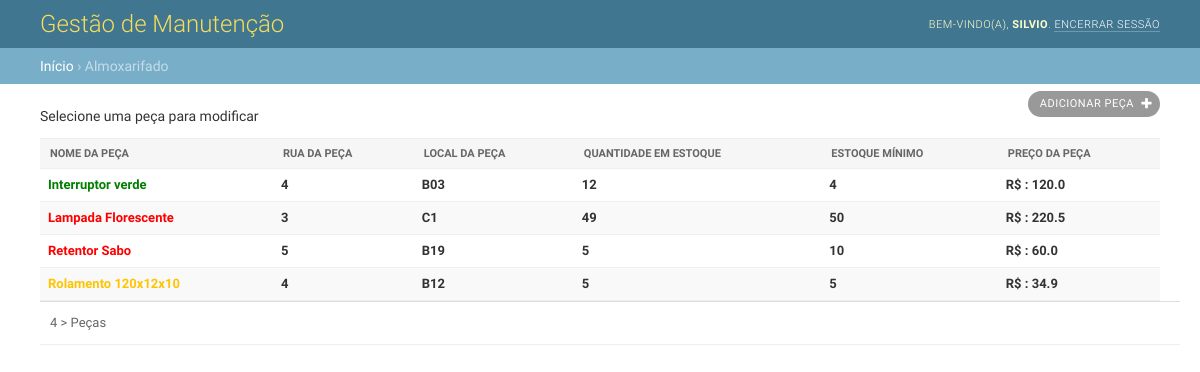
The page /almoxarifado (signed in) on the database as committed earlier.
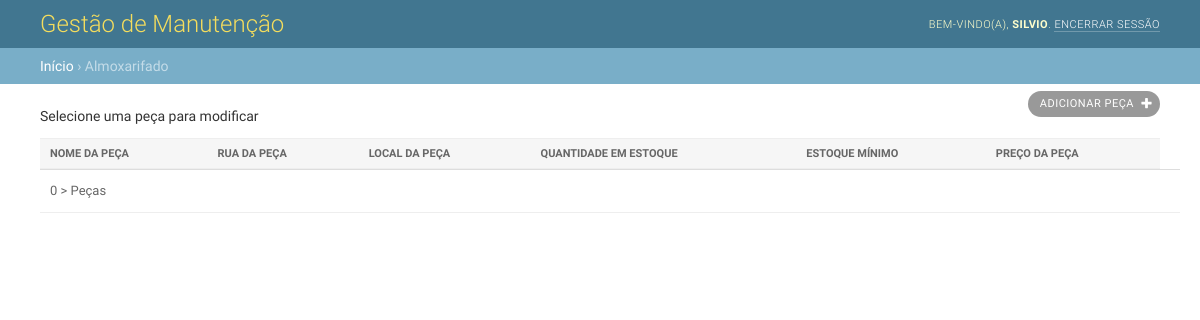
The same page on the database as committed later.
### core/models.py (models this page shows)
class Base(models.Model):
    create = models.DateTimeField(auto_now_add=True)
    update = models.DateTimeField(auto_now=True)

class Almoxarifado(Base):
    Peca = models.CharField(max_length=50, help_text="Nome da Peça")
    Rua = models.CharField(max_length=10, help_text="Rua da Peça")
    Local = models.CharField(max_length=10, help_text="Local da Peça")
    Preco = models.FloatField(max_length=10, help_text="Valor da Peça")
    Qto = models.IntegerField(help_text="Quantidade de Peças em Estoque")
    Minimo = models.IntegerField(help_text="Estoque Minimo")

### core/views.py (the view)
# urls.py: path('almoxarifado', almoxarifado, name='almoxarifado'),
@login_required
def almoxarifado(request):
    dados = Almoxarifado.objects.all()
    context = {
        'dados': dados,
    }
    return render(request, 'ordem/almoxarifado.html', context)

### core/templates/ordem/almoxarifado.html (shortened to what this page needs)
{% extends 'ordem/base.html' %}
{% block breadcrumbs %}
    <a href="#">Início</a>
    &rsaquo; Almoxarifado
{% endblock %}
{% block main %}
<div class="main shifted" id="main">
    <div class="content">
      <div id="content" class="flex">
        <p>Selecione uma peça para modificar</p>
        <div id="content-main">
          <ul class="object-tools">
            <li>
              <a href="{% url 'almoxarifado_add' %}" class="addlink">
                Adicionar peça
              </a>
            </li>
          </ul>
          <div class="module" id="changelist">
            <div class="changelist-form-container">
              <form id="changelist-form" method="post" novalidate>
                <div class="container">
                  <table id="result_list">
                    <thead>
                      <tr>
                        <th scope="col"  class="">
                          <div class="text"><span>Nome da Peça</span></div>
                        </th>
                        <th scope="col"  class="">
                          <div class="text"><span>Rua da Peça</span></div>
                        </th>
                        <th scope="col"  class="">
                          <div class="text"><span>Local da Peça</span></div>
                        </th>
                        <th scope="col"  class="">
                          <div class="text"><span>Quantidade em Estoque</span></div>
                        </th>
                        <th scope="col"  class="">
                          <div class="text"><span>Estoque Mínimo</span></div>
                        </th>
                        <th scope="col"  class="">
                          <div class="text"><span>Preço da Peça</span></div>
                        </th>
                      </tr>
                    </thead>
                    <tbody>
                      {% for dados in dados %}
                      <tr>
                          {% if dados.Qto < dados.Minimo %}
                          <th class="">
                            <a href="{% url 'almoxarifado_update' dados.id %}" style="color: red;">{{ dados.Peca }}</a>
                          </th>
                          {% elif dados.Qto == dados.Minimo %}
                          <th class="">
                            <a href="{% url 'almoxarifado_update' dados.id %}" style="color: rgb(255, 196, 0);">{{ dados.Peca }}</a>
                          </th>
                          {% else %}
                          <th class="">
                            <a href="{% url 'almoxarifado_update' dados.id %}" style="color: green;">{{ dados.Peca }}</a>
                          </th>
                          {% endif %}
                          <th class="">
                            <a>{{ dados.Rua }}</a>
                          </th>
                          <th class="">
                            <a>{{ dados.Local }}</a>
                          </th>
                          <th class="">
                            <a>{{ dados.Qto }}</a>
                          </th>
                          <th class="">
                            <a>{{ dados.Minimo }}</a>
                          </th>
                          <th class="">
                            <a>R$ : {{ dados.Preco }}</a>
                          </th>
                      </tr>
                      {% endfor %}
                    </tbody>
                  </table>
                  <p class="paginator">
                    {% if dados.count == 1 %}
                    <span>{{ dados.count }} > Peça</span>
                    {% else %}
                      <span>{{ dados.count }} > Peças</span>
                    {% endif %}
                  </p>
                </div>
              </form>
            </div>
          </div>
        </div>
        <br class="clear">
        </div>
          <div id="footer"></div>
        </div>
      </div>
    </div>
{% endblock %}

### core/templates/ordem/base.html (shortened to what this page needs)
<!DOCTYPE html>
{% load static %}
<html lang="pt-br" >
<head>
  <link rel="stylesheet" type="text/css" href="{% static 'css/base.css' %}">
  <link rel="stylesheet" type="text/css" href="{% static 'css/nav_sidebar.css' %}">
  <link rel="stylesheet" type="text/css" href="{% static 'css/changelists.css' %}">
  <link rel="stylesheet" type="text/css" href="{% static 'css/forms.css' %}">
  <link rel="stylesheet" type="text/css" href="{% static 'css/responsive.css' %}">
</head>
<body class=" app-core model-manutencao change-list" data-admin-utc-offset="-10800">
    <div id="container">
      <div id="header">
        <div id="branding">
          <h1 id="site-name">
            <a href="/">Gestão de Manutenção</a>
          </h1>
        </div>
        <div id="user-tools">
          {% if user.is_authenticated %}
            Bem-vindo(a),
            <strong>{{ user }}</strong>.
            <a href="{% url 'logout' %}">Encerrar sessão</a>
          {% else %}
            <a href="{% url 'login' %}">Login</a> /
          {% endif %}
        </div>
    </div>
    <div class="breadcrumbs">
      {% block breadcrumbs %}
      {% endblock %}
    </div>
    {% block main %}
    {% endblock %}
</body>
</html>

### core/static/css/base.css (style rules this page uses)
html, body { height: 100%; }
body { margin: 0; padding: 0; font-size: 14px; font-family: "Roboto","Lucida Grande","DejaVu Sans","Bitstream Vera Sans",Verdana,Arial,sans-serif; color: #333; background: #fff; }
a:link, a:visited { color: #447e9b; text-decoration: none; }
p, ol, ul, dl { margin: .2em 0 .8em 0; }
p { padding: 0; line-height: 140%; }
h1,h2,h3,h4,h5 { font-weight: bold; }
h1 { margin: 0 0 20px; font-weight: 300; font-size: 20px; color: #666; }
ul > li { list-style-type: square; padding: 1px 0; }
li, dt, dd { font-size: 13px; line-height: 20px; }
form { margin: 0; padding: 0; }
table { border-collapse: collapse; border-color: #ccc; }
td, th { font-size: 13px; line-height: 16px; border-bottom: 1px solid #eee; vertical-align: top; padding: 8px; font-family: "Roboto", "Lucida Grande", Verdana, Arial, sans-serif; }
th { font-weight: 600; text-align: left; }
thead th, tfoot td { color: #666; padding: 5px 10px; font-size: 11px; background: #fff; border: none; border-top: 1px solid #eee; border-bottom: 1px solid #eee; }
tr:nth-child(odd), .row-form-errors { background: #fff; }
thead th { padding: 5px 10px; line-height: normal; text-transform: uppercase; background: #f6f6f6; }
table thead th .text span { padding: 8px 10px; display: block; }
.module { border: none; margin-bottom: 30px; background: #fff; }
.module p, .module ul, .module h3, .module h4, .module dl, .module pre { padding-left: 10px; padding-right: 10px; }
.module table { border-collapse: collapse; }
div.breadcrumbs { background: #79aec8; padding: 10px 40px; border: none; font-size: 14px; color: #c4dce8; text-align: left; }
div.breadcrumbs a { color: #fff; }
.addlink { padding-left: 16px; background: url(../img/icon-addlink.svg) 0 1px no-repeat; }
.object-tools { font-size: 10px; font-weight: bold; padding-left: 0; float: right; position: relative; margin-top: -48px; }
.object-tools li { display: block; float: left; margin-left: 5px; height: 16px; }
.object-tools a { border-radius: 15px; }
.object-tools a:link, .object-tools a:visited { display: block; float: left; padding: 3px 12px; background: #999; font-weight: 400; font-size: 11px; text-transform: uppercase; letter-spacing: 0.5px; color: #fff; }
.object-tools a.viewsitelink, .object-tools a.golink,.object-tools a.addlink { background-repeat: no-repeat; background-position: right 7px center; padding-right: 26px; }
.object-tools a.addlink { background-image: url(../img/tooltag-add.svg); }
#container { position: relative; width: 100%; min-width: 980px; padding: 0; display: flex; flex-direction: column; height: 100%; }
#container > div { flex-shrink: 0; }
#container > .main { display: flex; flex: 1 0 auto; }
.main > .content { flex: 1 0; max-width: 100%; }
#content { padding: 20px 40px; }
#content-main { float: left; width: 100%; }
#footer { clear: both; padding: 10px; }
#header { width: auto; height: auto; display: flex; justify-content: space-between; align-items: center; padding: 10px 40px; background: #417690; color: #ffc; overflow: hidden; }
#header a:link, #header a:visited { color: #fff; }
#branding { float: left; }
#branding h1 { padding: 0; margin: 0 20px 0 0; font-weight: 300; font-size: 24px; color: #f5dd5d; }
#branding h1, #branding h1 a:link, #branding h1 a:visited { color: #f5dd5d; }
#user-tools { float: right; padding: 0; margin: 0 0 0 20px; font-weight: 300; font-size: 11px; letter-spacing: 0.5px; text-transform: uppercase; text-align: right; }
#user-tools a { border-bottom: 1px solid rgba(255, 255, 255, 0.25); }

### core/static/css/changelists.css (style rules this page uses)
#changelist { display: flex; align-items: flex-start; justify-content: space-between; }
#changelist .changelist-form-container { flex: 1 1 auto; min-width: 0; }
#changelist table { width: 100%; }
#changelist .paginator { color: #666; border-bottom: 1px solid #eee; background: #fff; overflow: hidden; }
#changelist table thead th { padding: 0; white-space: nowrap; vertical-align: middle; }
.paginator { font-size: 13px; padding-top: 10px; padding-bottom: 10px; line-height: 22px; margin: 0; border-top: 1px solid #ddd; width: 100%; }

Rows that differ between the two databases and show on the page:
removed Almoxarifado: Peca "Interruptor verde", Rua "4", Local "B03", Qto "12", Minimo "4", Preco "120.0"
removed Almoxarifado: Peca "Lampada Florescente", Rua "3", Local "C1", Qto "49", Minimo "50", Preco "220.5"
removed Almoxarifado: Peca "Retentor Sabo", Rua "5", Local "B19", Qto "5", Minimo "10", Preco "60.0"
removed Almoxarifado: Peca "Rolamento 120x12x10", Rua "4", Local "B12", Qto "5", Minimo "5", Preco "34.9"
Other text that changed with them:
{{ dados.count }}: "4" → "0"
